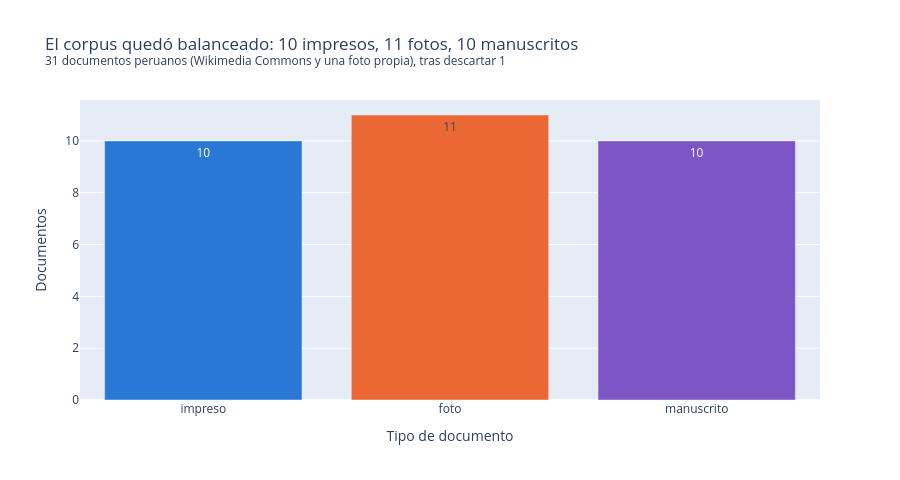

The code cell stored with this chart in its notebook:
### Markdown cell above
## 7 · Análisis exploratorio

Tres gráficos interactivos con Plotly Express. El título de cada uno resume lo que muestra y se arma con las
cifras calculadas, para que siga siendo cierto si cambian los datos.

### Code cell
publicar_docs = docs_ok.assign(texto=docs_ok["texto_ocr_publicable"])
publicar_auds = auds_ok.assign(texto=auds_ok["texto_asr_publicable"])
publicar_docs["n_caracteres"] = publicar_docs["texto"].str.len()
publicar_auds["n_palabras"] = publicar_auds["texto"].str.replace(r"\[HABLANTE_\d+\]", "", regex=True).str.split().str.len()

COLORES = {"impreso": "#2a78d6", "foto": "#eb6834", "manuscrito": "#7d55c7",
           "testimonio": "#1f9e89", "entrevista": "#e3a21a", "fiesta": "#d03b6b", "calle": "#6b7a8f", "conferencia": "#8fb339"}
conteo = publicar_docs["tipo"].value_counts().reindex(["impreso", "foto", "manuscrito"]).reset_index()
fig = px.bar(conteo, x="tipo", y="count", text="count", color="tipo", color_discrete_map=COLORES,
             labels={"tipo": "Tipo de documento", "count": "Documentos"},
             title=f"El corpus quedó balanceado: {', '.join(f'{n} {t}s' for t, n in zip(conteo['tipo'], conteo['count']))}"
                   f"<br><sup>{len(publicar_docs)} documentos peruanos (Wikimedia Commons y una foto propia), tras descartar {len(docs) - len(docs_ok)}</sup>")
fig.update_layout(showlegend=False, width=900, height=480)
fig.show()

### Figure 1 — Plotly figure (JSON) as saved in the notebook; plotly's stock layout.template omitted (floating-point values rounded to 4 significant figures)
{"data": [{"hovertemplate": "Tipo de documento=%{x}<br>Documentos=%{text}<extra></extra>", "legendgroup": "impreso", "marker": {"color": "#2a78d6", "pattern": {"shape": ""}}, "name": "impreso", "orientation": "v", "showlegend": true, "text": [10.0], "textposition": "auto", "type": "bar", "x": ["impreso"], "xaxis": "x", "y": [10], "yaxis": "y"}, {"hovertemplate": "Tipo de documento=%{x}<br>Documentos=%{text}<extra></extra>", "legendgroup": "foto", "marker": {"color": "#eb6834", "pattern": {"shape": ""}}, "name": "foto", "orientation": "v", "showlegend": true, "text": [11.0], "textposition": "auto", "type": "bar", "x": ["foto"], "xaxis": "x", "y": [11], "yaxis": "y"}, {"hovertemplate": "Tipo de documento=%{x}<br>Documentos=%{text}<extra></extra>", "legendgroup": "manuscrito", "marker": {"color": "#7d55c7", "pattern": {"shape": ""}}, "name": "manuscrito", "orientation": "v", "showlegend": true, "text": [10.0], "textposition": "auto", "type": "bar", "x": ["manuscrito"], "xaxis": "x", "y": [10], "yaxis": "y"}], "layout": {"barmode": "relative", "height": 480, "legend": {"title": {"text": "Tipo de documento"}, "tracegroupgap": 0}, "showlegend": false, "title": {"text": "El corpus quedó balanceado: 10 impresos, 11 fotos, 10 manuscritos<br><sup>31 documentos peruanos (Wikimedia Commons y una foto propia), tras descartar 1</sup>"}, "width": 900, "xaxis": {"anchor": "y", "categoryarray": ["impreso", "foto", "manuscrito"], "categoryorder": "array", "domain": [0, 1], "title": {"text": "Tipo de documento"}}, "yaxis": {"anchor": "x", "domain": [0, 1], "title": {"text": "Documentos"}}}}
